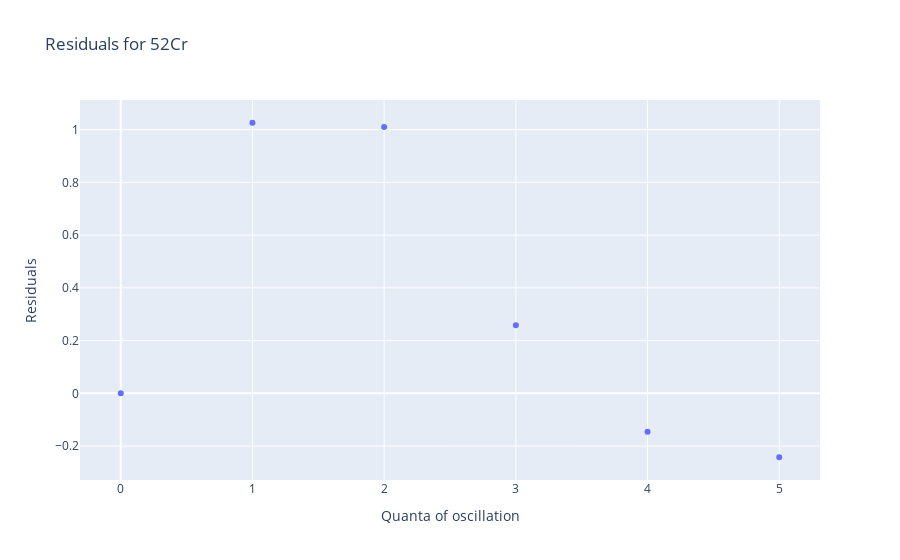

This figure's notebook cell:
### Code cell
test_nucleus = merged.loc[24,52]
a = test_nucleus.index[0][1]
symbol = test_nucleus.iloc[0]['symbol']

px.scatter(x=test_nucleus['quanta'], 
            y=test_nucleus['energy']-test_nucleus['energy_pred'],
            title=f'Residuals for {a}{symbol}',
            labels={'x': 'Quanta of oscillation', 'y': 'Residuals'})

### Figure 1 — Plotly figure (JSON) as saved in the notebook; plotly's stock layout.template omitted (floating-point values rounded to 4 significant figures)
{"data": [{"hovertemplate": "Quanta of oscillation=%{x}<br>Residuals=%{y}<extra></extra>", "legendgroup": "", "marker": {"color": "#636efa", "symbol": "circle"}, "mode": "markers", "name": "", "orientation": "v", "showlegend": false, "type": "scatter", "x": [0, 1, 2, 3, 4, 5], "xaxis": "x", "y": [0, 1.026, 1.01, 0.2577, -0.1459, -0.2424], "yaxis": "y"}], "layout": {"legend": {"tracegroupgap": 0}, "title": {"text": "Residuals for 52Cr"}, "xaxis": {"anchor": "y", "domain": [0, 1], "title": {"text": "Quanta of oscillation"}}, "yaxis": {"anchor": "x", "domain": [0, 1], "title": {"text": "Residuals"}}}}
